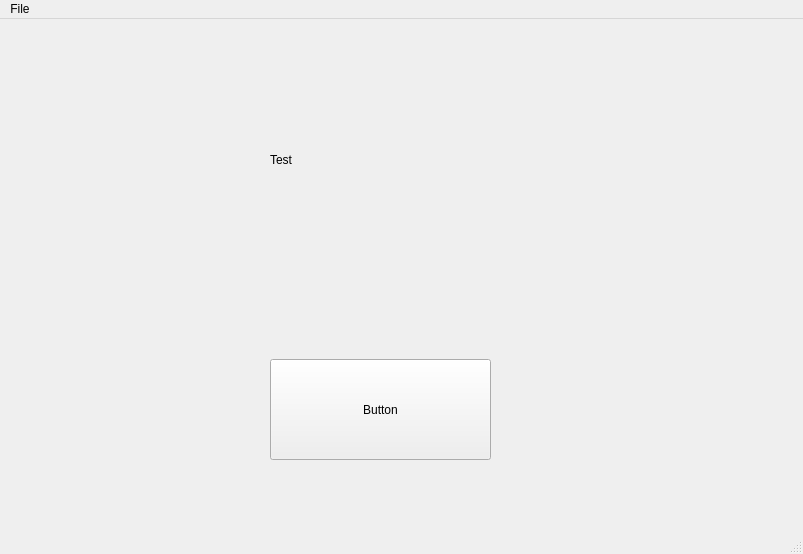
<?xml version="1.0" encoding="UTF-8"?>
<ui version="4.0">
 <class>MainWindow</class>
 <widget class="QMainWindow" name="MainWindow">
  <property name="geometry">
   <rect>
    <x>0</x>
    <y>0</y>
    <width>803</width>
    <height>554</height>
   </rect>
  </property>
  <property name="windowTitle">
   <string>MainWindow</string>
  </property>
  <widget class="QWidget" name="centralwidget">
   <widget class="QPushButton" name="button1">
    <property name="geometry">
     <rect>
      <x>270</x>
      <y>340</y>
      <width>221</width>
      <height>101</height>
     </rect>
    </property>
    <property name="text">
     <string>Button</string>
    </property>
   </widget>
   <widget class="QLabel" name="label1">
    <property name="geometry">
     <rect>
      <x>270</x>
      <y>90</y>
      <width>241</width>
      <height>101</height>
     </rect>
    </property>
    <property name="text">
     <string>Test</string>
    </property>
   </widget>
  </widget>
  <widget class="QMenuBar" name="menubar">
   <property name="geometry">
    <rect>
     <x>0</x>
     <y>0</y>
     <width>803</width>
     <height>21</height>
    </rect>
   </property>
   <widget class="QMenu" name="menuFile">
    <property name="title">
     <string>File</string>
    </property>
   </widget>
   <addaction name="menuFile"/>
  </widget>
  <widget class="QStatusBar" name="statusbar"/>
 </widget>
 <resources/>
 <connections/>
</ui>
